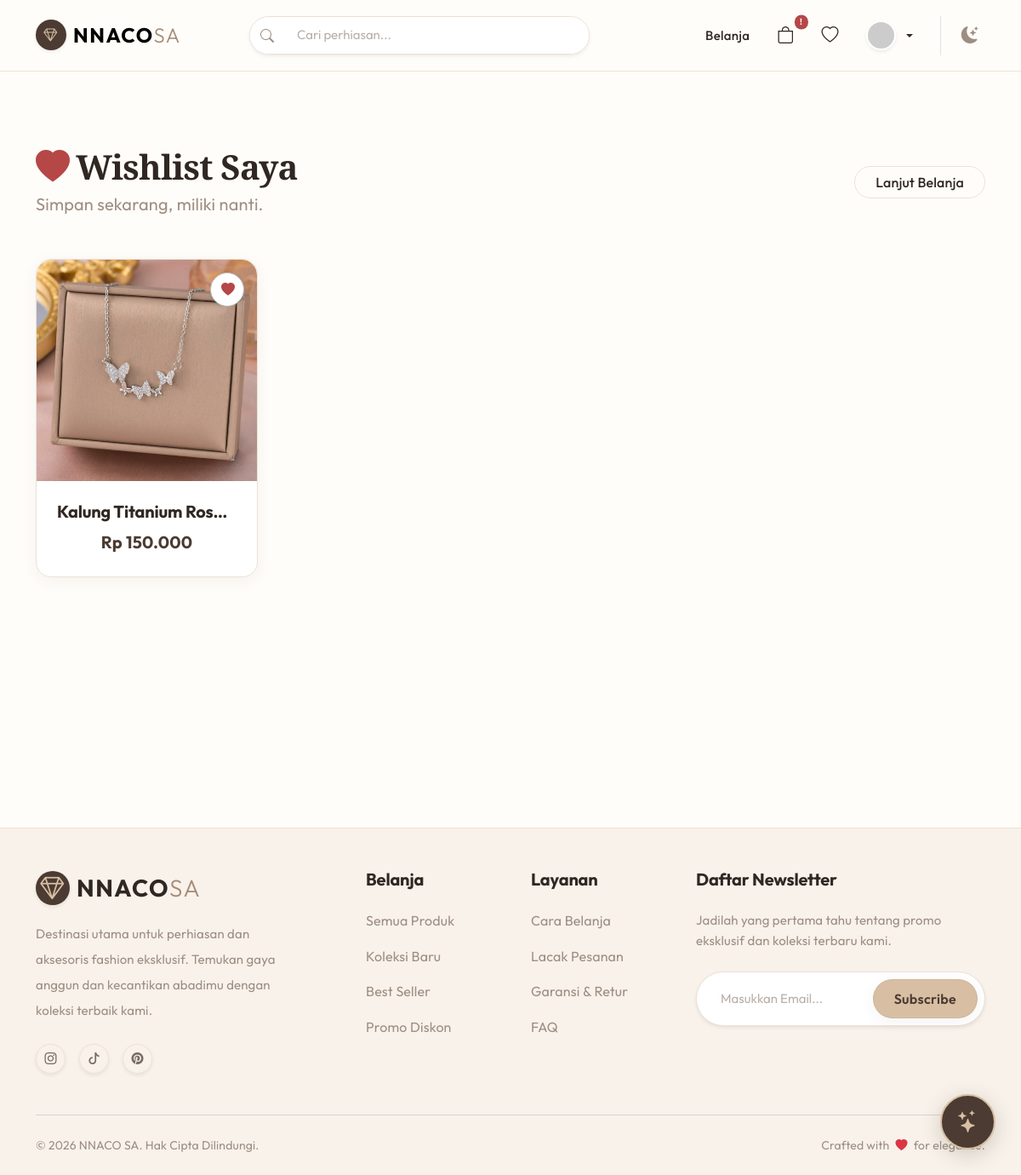
/public/wishlist (signed in), run on the app's committed database.
### tables this page shows
CREATE TABLE `wishlist` (
  `id` int(11) NOT NULL AUTO_INCREMENT,
  `user_id` int(11) NOT NULL,
  `product_id` int(11) NOT NULL,
  `created_at` timestamp NOT NULL DEFAULT current_timestamp(),
  PRIMARY KEY (`id`),
  KEY `user_id` (`user_id`),
  KEY `product_id` (`product_id`),
  CONSTRAINT `wishlist_ibfk_1` FOREIGN KEY (`user_id`) REFERENCES `users` (`id`) ON DELETE CASCADE,
  CONSTRAINT `wishlist_ibfk_2` FOREIGN KEY (`product_id`) REFERENCES `products` (`id`) ON DELETE CASCADE
);

CREATE TABLE `product_images` (
  `id` int(11) NOT NULL AUTO_INCREMENT,
  `product_id` int(11) NOT NULL,
  `image_url` varchar(255) NOT NULL,
  `is_primary` tinyint(1) NOT NULL DEFAULT 0,
  PRIMARY KEY (`id`),
  KEY `product_id` (`product_id`),
  CONSTRAINT `product_images_ibfk_1` FOREIGN KEY (`product_id`) REFERENCES `products` (`id`) ON DELETE CASCADE
);

CREATE TABLE `products` (
  `id` int(11) NOT NULL AUTO_INCREMENT,
  `category_id` int(11) NOT NULL,
  `name` varchar(100) NOT NULL,
  `description` text DEFAULT NULL,
  `price` decimal(10,2) NOT NULL,
  `stock` int(11) NOT NULL DEFAULT 0,
  `created_at` timestamp NOT NULL DEFAULT current_timestamp(),
  PRIMARY KEY (`id`),
  KEY `category_id` (`category_id`),
  CONSTRAINT `products_ibfk_1` FOREIGN KEY (`category_id`) REFERENCES `categories` (`id`)
);

### app/controllers/WishlistController.php (called while the page is built, shortened)
<?php
class WishlistController extends Controller {
    public function index() {
        $data['title'] = 'Wishlist Saya';
        $data['wishlist'] = $this->model('Wishlist')->getUserWishlist($_SESSION['user_id']);
        $this->view('wishlist/index', $data);
    }
}

### app/core/App.php (called while the page is built, shortened)
<?php
class App {
    protected $method = 'index';
    protected $params = [];
    public function __construct() {
        $this->controller = new $this->controller;
        call_user_func_array([$this->controller, $this->method], $this->params);
    }
}

### public/index.php (called while the page is built, shortened)
<?php
$app = new App();

### app/core/Database.php (called while the page is built, shortened)
<?php
class Database {
    private $host = DB_HOST;
    private $user = DB_USER;
    private $pass = DB_PASS;
    private $db_name = DB_NAME;
    private $dbh;
    private $stmt;
    public function __construct() {
        $dsn = 'mysql:host=' . $this->host . ';dbname=' . $this->db_name;
        $option = [
            PDO::ATTR_PERSISTENT => false,
            PDO::ATTR_ERRMODE => PDO::ERRMODE_EXCEPTION,
            PDO::ATTR_TIMEOUT => 5
        ];
        try {
            $this->dbh = new PDO($dsn, $this->user, $this->pass, $option);
        } catch(PDOException $e) {
            if ($e->getCode() == 1049 || strpos($e->getMessage(), '1049') !== false) {
                if (file_exists('../app/views/error/db_error.php')) {
                    require_once '../app/views/error/db_error.php';
                    exit;
                }
            }
            die("Database Connection Error: Pastikan service MySQL menyala dan kredensial benar.");
        }
    }
    public function query($query) {
        $this->stmt = $this->dbh->prepare($query);
    }
    public function bind($param, $value, $type = null) {
        if (is_null($type)) {
            switch(true) {
                case is_int($value):
                    $type = PDO::PARAM_INT;
                    break;
            }
        }
        $this->stmt->bindValue($param, $value, $type);
    }
    public function execute() {
        return $this->stmt->execute();
    }
    public function resultSet() {
        $this->execute();
        return $this->stmt->fetchAll(PDO::FETCH_ASSOC);
    }
}

### app/models/Wishlist.php (called while the page is built, shortened)
<?php
class Wishlist extends Model {
    public function getUserWishlist($user_id) {
        $this->db->query("SELECT w.id as wishlist_id, p.*, pi.image_url as image
                          FROM wishlist w
                          JOIN products p ON w.product_id = p.id
                          LEFT JOIN product_images pi ON p.id = pi.product_id AND pi.is_primary = 1
                          WHERE w.user_id = :user_id
                          ORDER BY w.created_at DESC");
        $this->db->bind('user_id', $user_id);
        return $this->db->resultSet();
    }
}

### app/core/Model.php (called while the page is built, shortened)
<?php
class Model {
    public function __construct() {
        $this->db = new Database();
    }
}

### app/core/Security.php (called while the page is built, shortened)
<?php
class Security {
    public static function escape($string) {
        return htmlspecialchars($string, ENT_QUOTES, 'UTF-8');
    }
}

### app/views/wishlist/index.php (the view, shortened to what this page needs)
<div class="container py-5 min-vh-100">
    <div class="row mb-5 align-items-center" data-aos="fade-down">
        <div class="col-md-6">
            <h2 class="fw-bold display-6 mb-1" style="color:var(--color-text);"><i class="bi bi-heart-fill me-2" style="color:var(--color-danger);"></i>Wishlist Saya</h2>
            <p class="text-muted fs-5 mb-0">Simpan sekarang, miliki nanti.</p>
        </div>
        <div class="col-md-6 text-md-end mt-3 mt-md-0">
            <a href="<?= BASEURL; ?>/catalog" class="btn btn-outline-dark rounded-pill px-4">Lanjut Belanja</a>
        </div>
    </div>
    <div class="row g-4">
        <?php if(empty($data['wishlist'])): ?>
            <div class="col-12 text-center py-5">
                <i class="bi bi-heart text-muted d-block opacity-25 mb-4" style="font-size: 80px;"></i>
                <h4 class="fw-bold" style="color:var(--color-text);">Wishlist Anda Masih Kosong</h4>
                <p class="text-muted mb-4">Temukan perhiasan impian Anda dan simpan di sini.</p>
                <a href="<?= BASEURL; ?>/catalog" class="btn btn-primary rounded-pill px-5 py-3 fw-bold shadow-sm">Mulai Eksplorasi <i class="bi bi-arrow-right ms-2"></i></a>
            </div>
        <?php else: ?>
            <?php foreach($data['wishlist'] as $product): ?>
                <div class="col-lg-3 col-md-4 col-sm-6" data-aos="fade-up">
                    <div class="card card-soft h-100 position-relative border" style="background:var(--color-surface); border-color:var(--color-border) !important;">
                        <button class="btn btn-light rounded-circle shadow-sm position-absolute btn-wishlist active" data-id="<?= $product['id']; ?>" style="top: 15px; right: 15px; z-index: 10; width:40px; height:40px;" title="Hapus dari Wishlist">
                            <i class="bi bi-heart-fill text-danger"></i>
                        </button>
                        <div class="product-img-wrapper" style="height: 260px; background:var(--color-surface-soft);">
                            <?php
                                $img = !empty($product['image']) ? BASEURL . '/uploads/products/' . Security::escape($product['image']) : 'https://images.unsplash.com/photo-1515562141207-7a88fb7ce338?w=400&q=80';
                            ?>
                            <img src="<?= $img; ?>" class="w-100 h-100" style="object-fit: cover;" alt="<?= Security::escape($product['name']); ?>">
                        </div>
                        <div class="card-body text-center pt-4 pb-4">
                            <h6 class="fw-bold mb-2 fs-5 text-truncate px-2" style="color:var(--color-text);"><?= Security::escape($product['name']); ?></h6>
                            <p class="fw-bold fs-5 mb-0" style="color:var(--color-primary);">Rp <?= number_format($product['price'], 0, ',', '.'); ?></p>
                        </div>
                    </div>
                </div>
            <?php endforeach; ?>
        <?php endif; ?>
    </div>
</div>

### public/css/style.css (style rules this page uses)
:root { --color-background: #FFFDF9; --color-surface: #FFFFFF; --color-surface-soft: #F8F2EB; --color-border: #EDE1D5; --color-border-subtle: #F4ECE4; --color-primary: #4B3B32; --color-primary-hover: #302722; --color-accent: #D8BFA3; --color-accent-hover: #C9AE90; --color-accent-soft: #F4EBE2; --color-taupe: #A58C78; --color-taupe-light: #C2B0A1; --color-text: #302722; --color-text-secondary: #786B62; --color-text-muted: #9E8E82; --color-text-inverse: #FFFFFF; --color-success: #477A5B; --color-success-soft: #E8F2EC; --color-warning: #A66A20; --color-warning-soft: #FAF2E6; --color-danger: #B54747; --color-danger-soft: #FAECEC; --color-info: #526D82; --color-info-soft: #EEF3F7; --radius-sm: 6px; --radius-md: 12px; --radius-lg: 18px; --radius-xl: 24px; --radius-pill: 50px; --shadow-soft: 0 4px 18px rgba(75, 59, 50, 0.06); --shadow-hover: 0 12px 28px rgba(75, 59, 50, 0.12); --shadow-elevated: 0 18px 40px rgba(75, 59, 50, 0.15); --transition: all 0.3s cubic-bezier(0.25, 0.8, 0.25, 1); --primary: var(--color-primary); --secondary: var(--color-accent-soft); --accent: var(--color-accent); --bg-color: var(--color-background); --surface: var(--color-surface); --success: var(--color-success); --text-main: var(--color-text); --text-muted: var(--color-text-secondary); --border-radius: var(--radius-lg); }
body { background-color: var(--color-background); color: var(--color-text); font-family: 'Outfit', -apple-system, BlinkMacSystemFont, "Segoe UI", Roboto, sans-serif; line-height: 1.6; letter-spacing: 0.01em; transition: background-color 0.3s ease, color 0.3s ease; -webkit-font-smoothing: antialiased; -moz-osx-font-smoothing: grayscale; }
h1, h2, h3, .editorial-heading { font-family: 'Cormorant Garamond', 'Outfit', Georgia, serif; font-weight: 600; color: var(--color-text); letter-spacing: -0.02em; line-height: 1.25; }
h4, h5, h6 { font-family: 'Outfit', sans-serif; font-weight: 600; color: var(--color-text); letter-spacing: -0.01em; }
.text-muted { color: var(--color-text-muted) !important; }
.btn-outline-dark { border: 1.5px solid var(--color-border); color: var(--color-text); background: transparent; font-weight: 500; border-radius: var(--radius-pill); transition: var(--transition); }
.card-soft { background-color: var(--color-surface); border: 1px solid var(--color-border); border-radius: var(--radius-lg); box-shadow: var(--shadow-soft); transition: var(--transition); overflow: hidden; }
.card { background-color: var(--color-surface); color: var(--color-text); border-color: var(--color-border); transition: var(--transition); }
.product-img-wrapper { overflow: hidden; position: relative; border-radius: var(--radius-lg) var(--radius-lg) 0 0; background-color: var(--color-surface-soft); }
.product-img-wrapper img { transition: transform 0.6s cubic-bezier(0.165, 0.84, 0.44, 1); }
.btn-wishlist { background-color: var(--color-surface) !important; border: 1px solid var(--color-border); transition: var(--transition); }
.btn-wishlist.active i { color: var(--color-danger) !important; }

### data on the page
wishlist: product_images.image_url (picture), product.name "Kalung Titanium Rose…", product.price "150.000"
